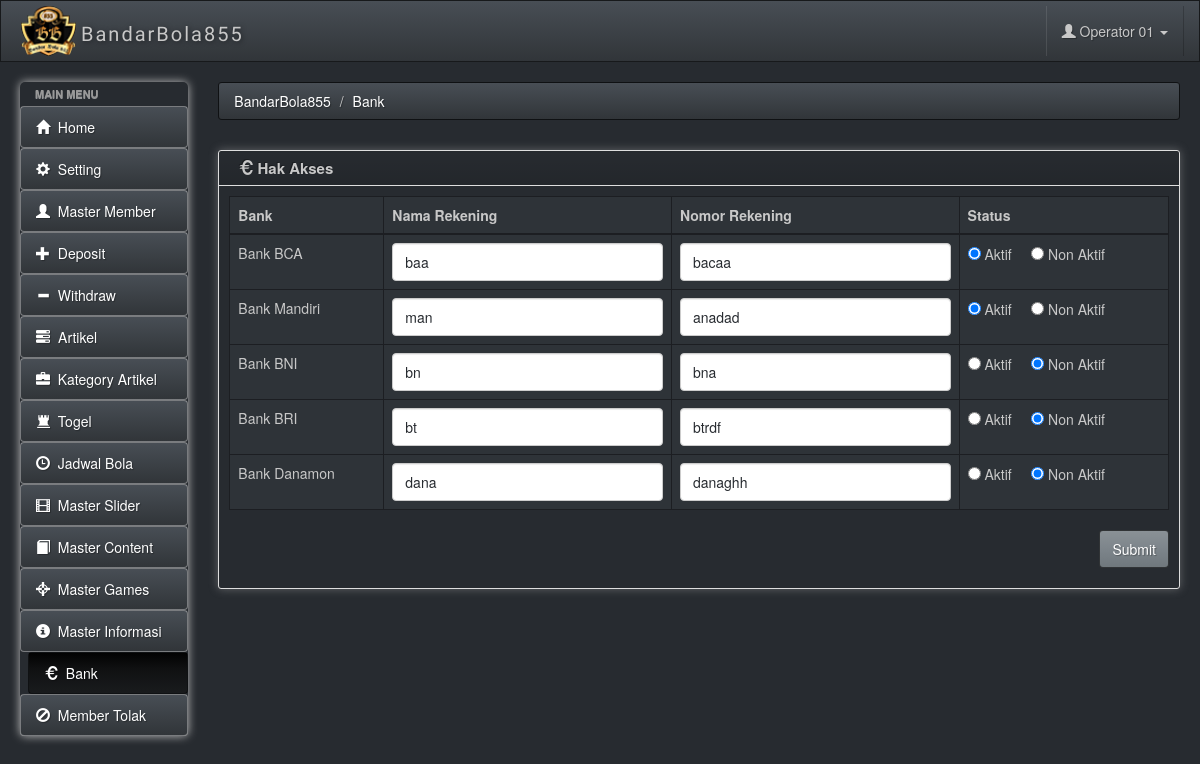
The app's page /admincm/bank.php (signed in) with its own data.
### tables this page shows
CREATE TABLE `msmodul` (
  `mdl_id` varchar(60) NOT NULL,
  `mdl_name` varchar(60) NOT NULL,
  `mdl_urut` char(2) NOT NULL,
  `mdl_group` varchar(10) NOT NULL,
  `mdl_file` varchar(60) NOT NULL,
  `mdl_icon` varchar(20) NOT NULL
);

CREATE TABLE `msbank` (
  `bank_modul` varchar(20) NOT NULL,
  `bank_bca` varchar(60) NOT NULL COMMENT '1 : Aktif, 2 : Non Aktif, 3 : Gangguan, 4 : Ganti Rekening',
  `bank_mandiri` varchar(60) NOT NULL,
  `bank_bni` varchar(60) NOT NULL,
  `bank_bri` varchar(60) NOT NULL,
  `bank_danamon` varchar(60) NOT NULL
);

### includes/fungsi.php (called while the page is built, shortened)
<?php
function fOpenConn() {
	if ($conn = mysqli_connect(DB_SERVER,DB_SERVER_USERNAME,DB_SERVER_PASSWORD)) {
		if (mysqli_select_db($conn,DB_DATABASE)) {
                        mysqli_query($conn, "SET time_zone = '+07:00'");
			return $conn;
		}
	}
	else
	{
		echo "error fOpenConn<BR>";
		echo mysqli_error() . "<br>";
		return NULL;
	}
}
?>

### includes/validuser.php (called while the page is built, shortened)
<?php
if (!isset($_SESSION['primaryiduser_bandar855']) || !isset($_SESSION['useriduser_bandar855']) || !isset($_SESSION['passworduser_bandar855']) || !isset($_SESSION['namauser_bandar855']))
{
	header("location:login.php");
}
else
{
	$fix_primaryid = $_SESSION['primaryiduser_bandar855'];
}

### admincm/bank.php (the view, shortened to what this page needs)
<?php
require_once "../includes/validuser.php";
$titlepage = "Bank";
$modulid = "Bank";
    ?>
    <?php
require_once '../includes/htmltop.php';
?>
</head>
<body>
    <?php
    require_once '../includes/topbar.php';
    require_once '../includes/menu.php';
    ?>
<?php
$namarekbca = "";
$namarekmandiri = "";
$namarekbni = "";
$namarekbri = "";
$namarekdanamon = "";
$qr0 = mysqli_query(fOpenConn(), "SELECT * FROM msbank WHERE bank_modul = 'nama'");
if (mysqli_num_rows($qr0) > 0)
{
    $rs0 = mysqli_fetch_object($qr0);
    $namarekbca = $rs0->bank_bca;
    $namarekmandiri = $rs0->bank_mandiri;
    $namarekbni = $rs0->bank_bni;
    $namarekbri = $rs0->bank_bri;
    $namarekdanamon = $rs0->bank_danamon;
}
$nomorrekbca = "";
$nomorrekmandiri = "";
$nomorrekbni = "";
$nomorrekbri = "";
$nomorrekdanamon = "";
$qr0 = mysqli_query(fOpenConn(), "SELECT * FROM msbank WHERE bank_modul = 'nomor'");
if (mysqli_num_rows($qr0) > 0)
{
    $rs0 = mysqli_fetch_object($qr0);
    $nomorrekbca = $rs0->bank_bca;
    $nomorrekmandiri = $rs0->bank_mandiri;
    $nomorrekbni = $rs0->bank_bni;
    $nomorrekbri = $rs0->bank_bri;
    $nomorrekdanamon = $rs0->bank_danamon;
}
$statusrekbca = "";
$statusrekmandiri = "";
$statusrekbni = "";
$statusrekbri = "";
$statusrekdanamon = "";
$qr0 = mysqli_query(fOpenConn(), "SELECT * FROM msbank WHERE bank_modul = 'status'");
if (mysqli_num_rows($qr0) > 0)
{
    $rs0 = mysqli_fetch_object($qr0);
    $statusrekbca = $rs0->bank_bca;
    $statusrekmandiri = $rs0->bank_mandiri;
    $statusrekbni = $rs0->bank_bni;
    $statusrekbri = $rs0->bank_bri;
    $statusrekdanamon = $rs0->bank_danamon;
}
?>
<div class="row">
    <div class="box col-md-12">
        <div class="box-inner">
            <div class="box-header well">
                <h2><i class="glyphicon glyphicon-euro"></i> Hak Akses</h2>
            </div>
            <div class="box-content">
                <form method="post">
                    <table class="table table-bordered">
                        <thead>
                            <tr>
                                <th>Bank</th>
                                <th>Nama Rekening</th>
                                <th>Nomor Rekening</th>
                                <th>Status</th>
                            </tr>
                        </thead>
                        <tbody>
                            <tr>
                                <td>Bank BCA</td>
                                <td><input type="text" maxlength="60" class="form-control wajibinput" id="namarekbca" name="namarekbca" placeholder="Nama Rek" value="<?php if (isset($namarekbca)) echo $namarekbca; ?>"></td>
                                <td><input type="text" maxlength="60" class="form-control wajibinput" id="nomorrekbca" name="nomorrekbca" placeholder="Nomor Rek" value="<?php if (isset($nomorrekbca)) echo $nomorrekbca; ?>"></td>
                                <td><input type="radio" <?php if ($statusrekbca == 1) print "checked"; ?>  name="statusrekbca" value="1" /> Aktif &nbsp; &nbsp; <input type="radio" <?php if ($statusrekbca == "x") print "checked"; ?>  name="statusrekbca" value="x" /> Non Aktif</td>
                            </tr>
                            <tr>
                                <td>Bank Mandiri</td>
                                <td><input type="text" maxlength="60" class="form-control wajibinput" id="namarekmandiri" name="namarekmandiri" placeholder="Nama Rek" value="<?php if (isset($namarekmandiri)) echo $namarekmandiri; ?>"></td>
                                <td><input type="text" maxlength="60" class="form-control wajibinput" id="nomorrekmandiri" name="nomorrekmandiri" placeholder="Nomor Rek" value="<?php if (isset($nomorrekmandiri)) echo $nomorrekmandiri; ?>"></td>
                                <td><input type="radio" <?php if ($statusrekmandiri == 1) print "checked"; ?>  name="statusrekmandiri" value="1" /> Aktif &nbsp; &nbsp; <input type="radio" <?php if ($statusrekmandiri == "x") print "checked"; ?>  name="statusrekmandiri" value="x" /> Non Aktif</td>
                            </tr>
                            <tr>
                                <td>Bank BNI</td>
                                <td><input type="text" maxlength="60" class="form-control wajibinput" id="namarekbni" name="namarekbni" placeholder="Nama Rek" value="<?php if (isset($namarekbni)) echo $namarekbni; ?>"></td>
                                <td><input type="text" maxlength="60" class="form-control wajibinput" id="nomorrekbni" name="nomorrekbni" placeholder="Nomor Rek" value="<?php if (isset($nomorrekbni)) echo $nomorrekbni; ?>"></td>
                                <td><input type="radio" <?php if ($statusrekbni == 1) print "checked"; ?>  name="statusrekbni" value="1" /> Aktif &nbsp; &nbsp; <input type="radio" <?php if ($statusrekbni == "x") print "checked"; ?>  name="statusrekbni" value="x" /> Non Aktif</td>
                            </tr>
                            <tr>
                                <td>Bank BRI</td>
                                <td><input type="text" maxlength="60" class="form-control wajibinput" id="namarekbri" name="namarekbri" placeholder="Nama Rek" value="<?php if (isset($namarekbri)) echo $namarekbri; ?>"></td>
                                <td><input type="text" maxlength="60" class="form-control wajibinput" id="nomorrekbri" name="nomorrekbri" placeholder="Nomor Rek" value="<?php if (isset($nomorrekbri)) echo $nomorrekbri; ?>"></td>
                                <td><input type="radio" <?php if ($statusrekbri == 1) print "checked"; ?>  name="statusrekbri" value="1" /> Aktif &nbsp; &nbsp; <input type="radio" <?php if ($statusrekbri == "x") print "checked"; ?>  name="statusrekbri" value="x" /> Non Aktif</td>
                            </tr>
                            <tr>
                                <td>Bank Danamon</td>
                                <td><input type="text" maxlength="60" class="form-control wajibinput" id="namarekdanamon" name="namarekdanamon" placeholder="Nama Rek" value="<?php if (isset($namarekdanamon)) echo $namarekdanamon; ?>"></td>
                                <td><input type="text" maxlength="60" class="form-control wajibinput" id="nomorrekdanamon" name="nomorrekdanamon" placeholder="Nomor Rek" value="<?php if (isset($nomorrekdanamon)) echo $nomorrekdanamon; ?>"></td>
                                <td><input type="radio" <?php if ($statusrekdanamon == 1) print "checked"; ?>  name="statusrekdanamon" value="1" /> Aktif &nbsp; &nbsp; <input type="radio" <?php if ($statusrekdanamon == "x") print "checked"; ?>  name="statusrekdanamon" value="x" /> Non Aktif</td>
                            </tr>
                        </tbody>
                    </table>
                    <p align="right"><button type="submit" name="saveproses" class="btn btn-primary">Submit</button></p>
                </form>
            </div>
        </div>
    </div>
</div>
<?php
require_once '../includes/footer.php';
?>

### includes/menu.php (shortened to what this page needs)
<div class="ch-container">
    <div class="row">
        <div class="col-sm-2 col-lg-2">
            <div class="sidebar-nav">
                <div class="nav-canvas">
                    <ul class="nav nav-pills nav-stacked main-menu">
                        <li class="nav-header">Main Menu</li>
                        <li <?php if ($modulid == "home") echo 'class="active"'; ?>><a class="ajax-link" href="index.php"><i class="glyphicon glyphicon-home"></i><span> &nbsp;Home</span></a></li>
                        <?php
                        $qr0 = mysqli_query(fOpenConn(), "SELECT * FROM msmodul, mshak WHERE hak_modul = mdl_id AND hak_user = '$fix_primaryid' AND hak_akses = '1' ORDER BY mdl_urut");
                        while ($rs0 = mysqli_fetch_object($qr0))
                        {
                            if ($modulid == $rs0->mdl_id) echo '<li class="active">'; else echo '<li>';
                            echo '<a class="ajax-link" href="'.$rs0->mdl_file.'"><i class="glyphicon glyphicon-'.$rs0->mdl_icon.'"></i><span> &nbsp;'.$rs0->mdl_name.'</span></a></li>';
                        }
                        ?>
                    </ul>
                </div>
            </div>
        </div>
        <div id="content" class="col-lg-10 col-sm-10">
            <div>
    <ul class="breadcrumb">
        <li>
            <a href="#">BandarBola855</a>
        </li>
        <?php
        $breadcrumb = explode(" | ", $titlepage);
        for ($x = 0 ; $x < sizeof($breadcrumb) ; $x++)
            echo "<li><a href='#'>$breadcrumb[$x]</a>";
        ?>
        </li>
    </ul>
</div>

### css/charisma-app.css (style rules this page uses)
.ch-container { padding: 0 15px; }
.box { margin-top: 10px; margin-bottom: 10px; }
.box-inner { border: 1px solid #DEDEDE; border-radius: 3px; -webkit-border-radius: 3px; -moz-border-radius: 3px; box-shadow: 0 0 10px rgba(189, 189, 189, 0.4); -webkit-box-shadow: 0 0 10px rgba(189, 189, 189, 0.4); -moz-box-shadow: 0 0 10px rgba(189, 189, 189, 0.4); }
.box-header { border: none; padding-top: 5px; border-bottom: 1px solid #DEDEDE; border-radius: 3px 3px 0 0; -webkit-border-radius: 3px 3px 0 0; -moz-border-radius: 3px 3px 0 0; height: 35px; min-height: 35px !important; margin-bottom: 0; font-weight: bold; font-size: 16px; background: -moz-linear-gradient(top, rgba(255, 255, 255, 0) 0%, rgba(0, 0, 0, 0.1) 100%); background: -webkit-gradient(linear, left top, left bottom, color-stop(0%, rgba(255, 255, 255, 0)), color-stop(100%, rgba(0, 0, 0, 0.1))); background: -webkit-linear-gradient(top, rgba(255, 255, 255, 0) 0%, rgba(0, 0, 0, 0.1) 100%); background: -o-linear-gradient(top, rgba(255, 255, 255, 0) 0%, rgba(0, 0, 0, 0.1) 100%); background: -ms-linear-gradient(top, rgba(255, 255, 255, 0) 0%, rgba(0, 0, 0, 0.1) 100%); background: linear-gradient(to bottom, rgba(255, 255, 255, 0) 0%, rgba(0, 0, 0, 0.1) 100%); filter: progid:DXImageTransform.Microsoft.gradient(startColorstr='#00ffffff', endColorstr='#1a000000', GradientType=0); }
.box-header h2 { font-size: 15px; width: auto; clear: none; float: left; line-height: 25px; white-space: nowrap; font-weight: bold; margin-top: 0; margin-bottom: 0; }
.box-header h2 > i { margin-top: 1px; }
.box-content { padding: 10px; }
.sidebar-nav { min-height: 0; box-shadow: 0 0 10px #BDBDBD; border-radius: 5px; margin-bottom: 0; padding-bottom: 0; max-height: none; }
.main-menu > li > a { border: 1px solid rgba(221, 221, 221, 0.46); }
.main-menu > li { margin-top: 0 !important; }
.sidebar-nav .nav-header { display: block; padding: 3px 15px; font-size: 11px; font-weight: bold; line-height: 18px; color: #999999; text-shadow: 0 1px 0 rgba(255, 255, 255, 0.5); text-transform: uppercase; }
ul.main-menu li.active { margin-left: 8px; }
ul.main-menu li:not(.nav-header) { -webkit-transition: .3s; -moz-transition: .3s; -ms-transition: .3s; -o-transition: .3s; transition: .3s; }
@media only screen and (min-width: 980px) { a, button, input[type=submit], input[type=button], .product-img { -webkit-transition: .5s; -moz-transition: .5s; -ms-transition: .5s; -o-transition: .5s; transition: .5s; } }
@media only screen and (min-width: 980px) { .ch-container { padding: 0 20px; } }

### records on screen
msmodul: mdl_name "Setting"
msmodul: mdl_name "Master Member"
msmodul: mdl_name "Deposit"
msmodul: mdl_name "Withdraw"
msmodul: mdl_name "Artikel"
msmodul: mdl_name "Kategory Artikel"
msmodul: mdl_name "Togel"
msmodul: mdl_name "Jadwal Bola"
msmodul: mdl_name "Master Slider"
msmodul: mdl_name "Master Content"
msmodul: mdl_name "Master Games"
msmodul: mdl_name "Master Informasi"
msmodul: mdl_name "Bank"
msmodul: mdl_name "Member Tolak"
msbank: namarekbca "baa", namarekmandiri "man", namarekbni "bn", namarekbri "bt", namarekdanamon "dana"
msbank: nomorrekbca "bacaa", nomorrekmandiri "anadad", nomorrekbni "bna", nomorrekbri "btrdf", nomorrekdanamon "danaghh"
msbank: bank_bca "☑", bank_mandiri "☑", bank_bni "☑", bank_bri "☑", bank_danamon "☑"

### other values on screen
$fix_username "Operator 01"
$breadcrumb[$x] "Bank"
